Frame 1 (no input): blank canvas, image omitted
Frame 60 (no input): blank canvas, image omitted
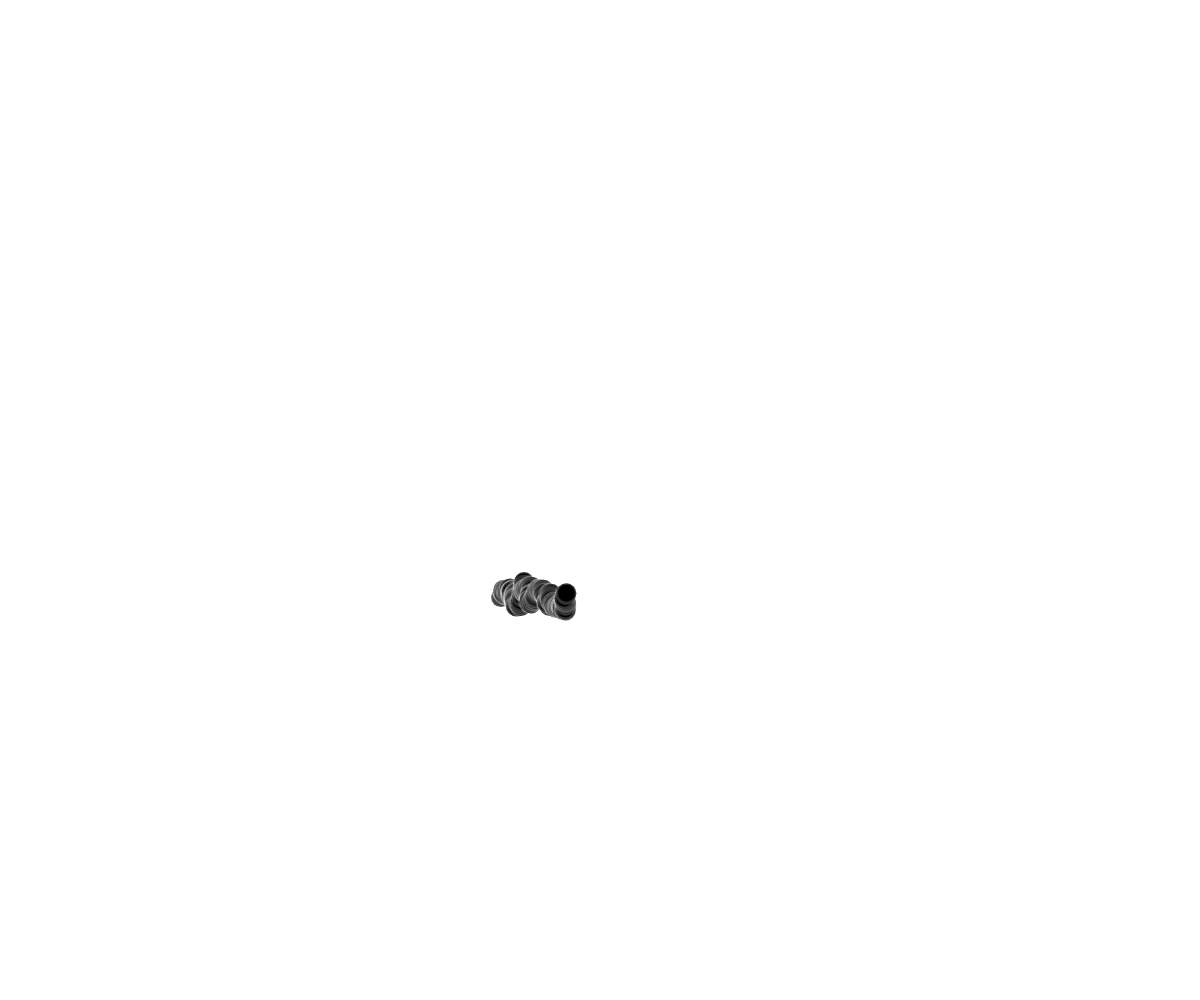
Frame 120 (the mouse pressed at the canvas centre since frame 60)

The p5.js sketch whose frames 1 and 60 were blank and that drew this single picture after the mouse press (run headless with seeded random() and noise() and a simulated clock; from frame 60 on, the mouse is pressed at the canvas centre):

// p5.js sketch
// ── sketch.js
let posX;
let posY;
const vel = 5;

function setup() {
  createCanvas(windowWidth, windowHeight);
  posX = windowHeight / 2;
  posY = windowWidth / 2;
}

function draw() {
  update();
  fill(0);
  stroke(255, 50);
  strokeWeight(3);
  circle(posX, posY, 20);
}

function update() {
  posX += random(-1, 2);
  posY += random(-vel, vel);
}

class Walker {
  construntor(_posX, _posY) {
    this.posX = this.posY;
    // THIS HACE QUE LAS VARIABLES SEAN ASECIBLES SOLO DENTRO DE LA CLASE
  }
}
